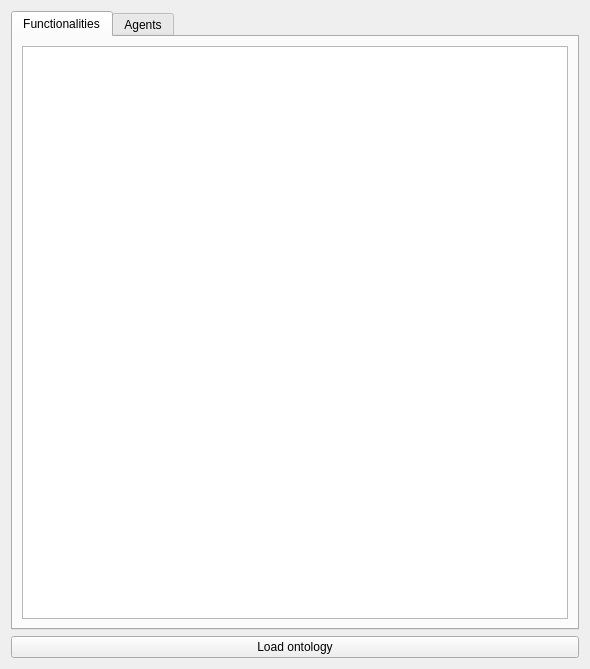
<?xml version="1.0" encoding="UTF-8"?>
<ui version="4.0">
 <class>OntologyView</class>
 <widget class="QWidget" name="OntologyView">
  <property name="geometry">
   <rect>
    <x>0</x>
    <y>0</y>
    <width>590</width>
    <height>669</height>
   </rect>
  </property>
  <property name="sizePolicy">
   <sizepolicy hsizetype="Minimum" vsizetype="Minimum">
    <horstretch>0</horstretch>
    <verstretch>0</verstretch>
   </sizepolicy>
  </property>
  <property name="windowTitle">
   <string>Form</string>
  </property>
  <layout class="QGridLayout" name="gridLayout">
   <item row="0" column="0">
    <widget class="QTabWidget" name="ontologyWidget">
     <property name="sizePolicy">
      <sizepolicy hsizetype="Expanding" vsizetype="Expanding">
       <horstretch>0</horstretch>
       <verstretch>0</verstretch>
      </sizepolicy>
     </property>
     <property name="autoFillBackground">
      <bool>false</bool>
     </property>
     <property name="currentIndex">
      <number>0</number>
     </property>
     <widget class="QWidget" name="functionalities">
      <property name="sizePolicy">
       <sizepolicy hsizetype="Expanding" vsizetype="Expanding">
        <horstretch>0</horstretch>
        <verstretch>0</verstretch>
       </sizepolicy>
      </property>
      <attribute name="title">
       <string>Functionalities</string>
      </attribute>
      <layout class="QGridLayout" name="gridLayout_functionalities">
       <item row="0" column="0">
        <widget class="QTreeView" name="functionalitiesTreeView">
         <property name="sizePolicy">
          <sizepolicy hsizetype="Expanding" vsizetype="Expanding">
           <horstretch>0</horstretch>
           <verstretch>0</verstretch>
          </sizepolicy>
         </property>
         <property name="minimumSize">
          <size>
           <width>100</width>
           <height>100</height>
          </size>
         </property>
        </widget>
       </item>
      </layout>
     </widget>
     <widget class="QWidget" name="agents">
      <property name="sizePolicy">
       <sizepolicy hsizetype="Expanding" vsizetype="Expanding">
        <horstretch>0</horstretch>
        <verstretch>0</verstretch>
       </sizepolicy>
      </property>
      <attribute name="title">
       <string>Agents</string>
      </attribute>
      <layout class="QGridLayout" name="gridLayout_agents">
       <item row="0" column="0">
        <widget class="QTreeView" name="agentsTreeView">
         <property name="enabled">
          <bool>true</bool>
         </property>
         <property name="sizePolicy">
          <sizepolicy hsizetype="Minimum" vsizetype="Minimum">
           <horstretch>0</horstretch>
           <verstretch>0</verstretch>
          </sizepolicy>
         </property>
         <property name="minimumSize">
          <size>
           <width>100</width>
           <height>100</height>
          </size>
         </property>
         <property name="autoFillBackground">
          <bool>false</bool>
         </property>
        </widget>
       </item>
      </layout>
     </widget>
    </widget>
   </item>
   <item row="1" column="0">
    <widget class="QPushButton" name="loadOntologyButton">
     <property name="text">
      <string>Load ontology</string>
     </property>
    </widget>
   </item>
  </layout>
 </widget>
 <resources/>
 <connections/>
</ui>
